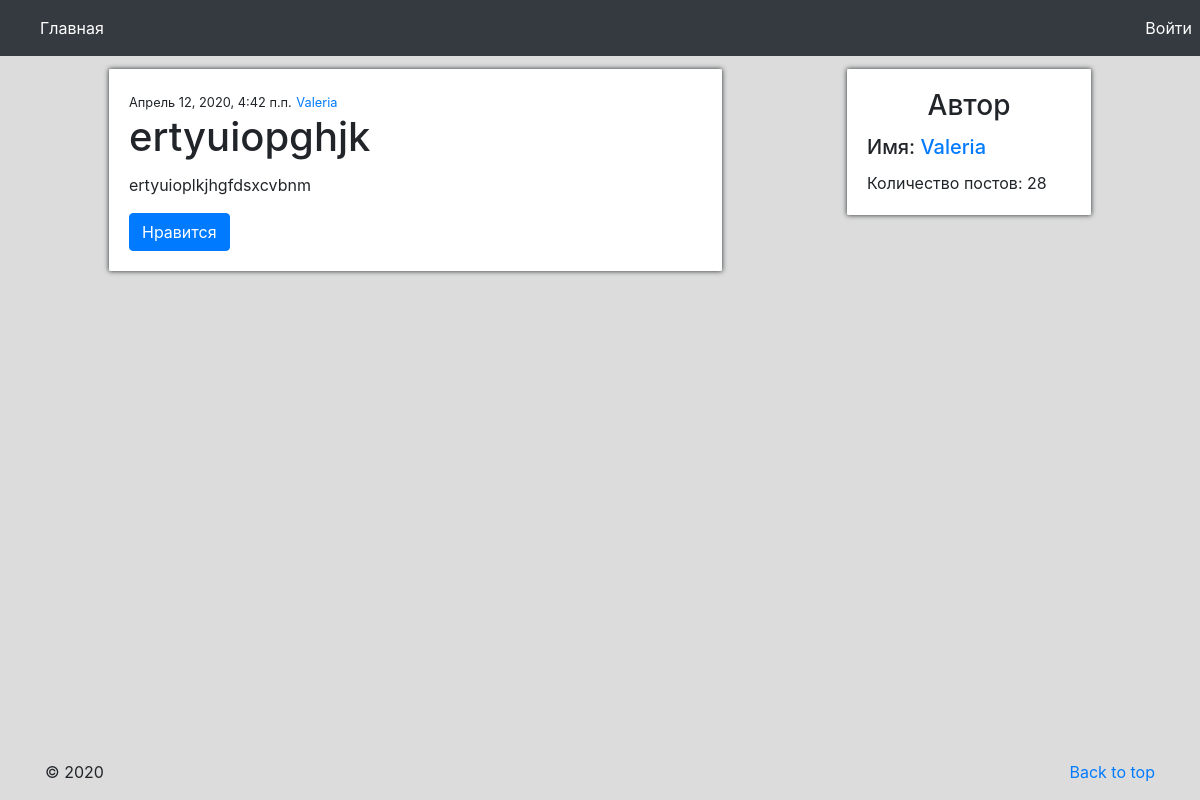
The page /posts/5 on the database as committed earlier.
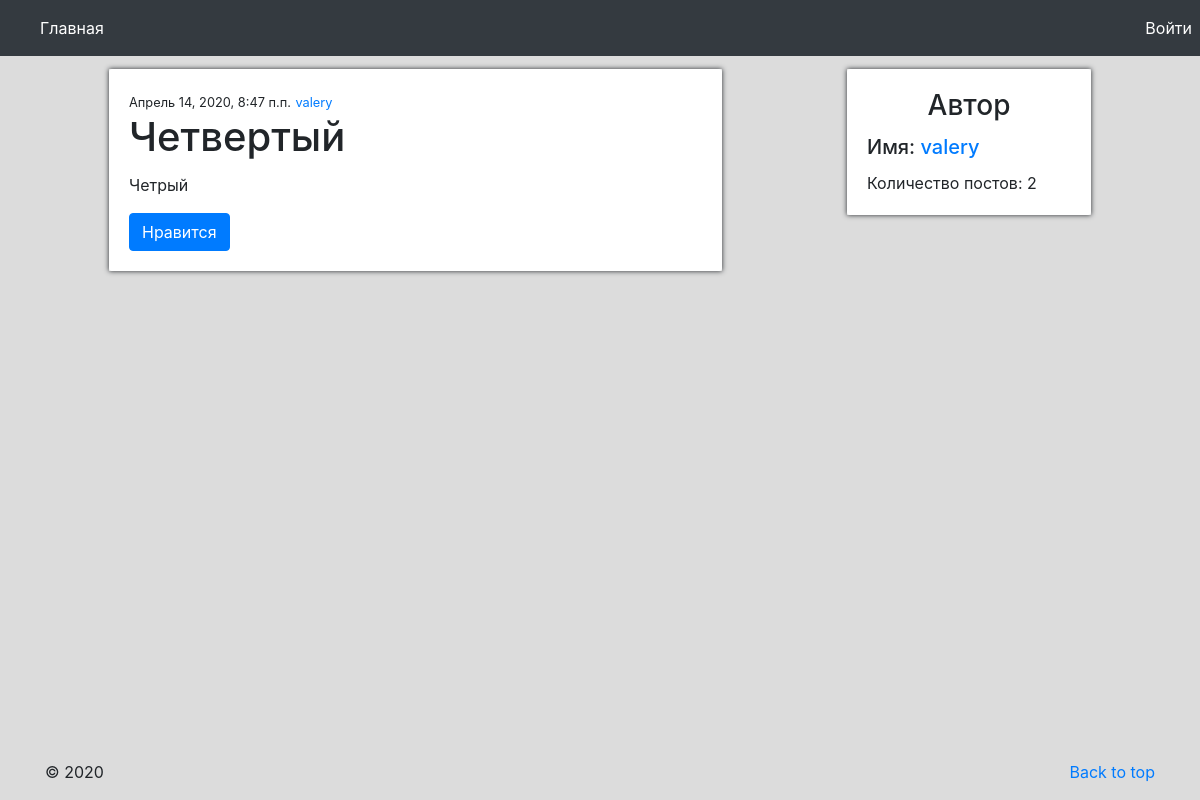
The same page on the database as committed later.
### records/models.py (models this page shows)
class Post(models.Model):
    profile_id = models.ForeignKey(Profile, on_delete=models.CASCADE)
    title = models.CharField(max_length=100)
    text = models.TextField(max_length=2000)
    author = models.CharField(max_length=20)
    theme = models.CharField(max_length=30)
    pub_date = models.DateTimeField('Date published')
    likes = models.IntegerField(default=0)

class Profile(models.Model):
    user = models.ForeignKey(User, on_delete=models.CASCADE)
    nickname = models.CharField(max_length=20)
    count_posts = models.IntegerField(default=0)
    about = models.CharField(max_length=500, default="")

### records/views.py (the view)
# urls.py: path('posts/<str:post_id>', views.p_details, name='post'),
def p_details(request, post_id):
    post = Post.objects.get(pk=post_id)
    profile_id = post.profile_id.id
    author = get_object_or_404(Profile, pk=profile_id)
    if profile_id == request.user.id:
        flag = True
    else:
        flag = False
    return render(request, 'records/post_details.html', {'post': post, 'author': author, 'flag': flag})

### records/templates/records/post_details.html
{% extends 'records/main.html' %}
{% block content %}
        <div class="row">
            <div class="card" style="width: 50%; margin-left: 10%; margin-top: 1%">
              <div class="card-body" style="box-shadow: 0 0 5px;">
                  <small>{{ post.pub_date }}</small>
                  <small><a href="{% url 'author' author.id%}">{{ author.nickname }}</a></small>
                  <h1 class="card-title">{{ post.title }}</h1>
                  <p class="card-text">{{ post.text }}</p>
                  {% if flag %}
                    <button class="btn btn-primary">Редактировать</button>
                  {% else %}
                    <button class="btn btn-primary" type="submit">Нравится</button>
                  {% endif %}
              </div>
            </div>
            <div class="card" style="width:20%; height: 30%; margin-left: 10%; margin-top: 1%">
                <div class="card-body" style="box-shadow: 0 0 5px;">
                    <h3 class="card-title" style="text-align: center">Автор</h3>
                    <h5 class="card-title">Имя: <a href="{% url 'author' author.id%}">{{ author.nickname }}</a></h5>
                    <p class="card-text">Количество постов: {{ author.count_posts }}</p>
              </div>
            </div>
        </div>
{% endblock %}

Rows that differ between the two databases and show on the page:
no longer on this page (row edited): Profile: nickname "Valeria", count_posts "28"
changed Post: pub_date "Апрель 12, 2020, 4:42 п.п." → "Апрель 14, 2020, 8:47 п.п."; title "ertyuiopghjk" → "Четвертый"; text "ertyuioplkjhgfdsxcvbnm" → "Четрый"
now on this page (row edited): Profile: nickname "valery", count_posts "2"
